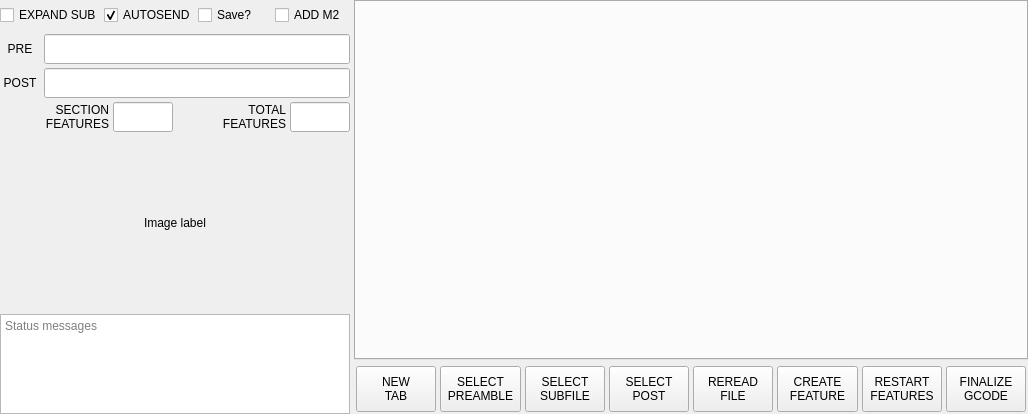
<?xml version="1.0" encoding="UTF-8"?>
<ui version="4.0">
 <class>Form</class>
 <widget class="QWidget" name="Form">
  <property name="geometry">
   <rect>
    <x>0</x>
    <y>0</y>
    <width>1028</width>
    <height>414</height>
   </rect>
  </property>
  <property name="windowTitle">
   <string>Form</string>
  </property>
  <layout class="QVBoxLayout" name="verticalLayout">
   <property name="spacing">
    <number>0</number>
   </property>
   <property name="leftMargin">
    <number>0</number>
   </property>
   <property name="topMargin">
    <number>0</number>
   </property>
   <property name="rightMargin">
    <number>0</number>
   </property>
   <property name="bottomMargin">
    <number>0</number>
   </property>
   <item>
    <layout class="QHBoxLayout" name="horizontalLayout_3" stretch="0,0">
     <property name="spacing">
      <number>4</number>
     </property>
     <property name="leftMargin">
      <number>0</number>
     </property>
     <property name="rightMargin">
      <number>0</number>
     </property>
     <item>
      <widget class="QFrame" name="frame_info">
       <property name="minimumSize">
        <size>
         <width>350</width>
         <height>0</height>
        </size>
       </property>
       <property name="maximumSize">
        <size>
         <width>300</width>
         <height>16777215</height>
        </size>
       </property>
       <layout class="QVBoxLayout" name="layout_left" stretch="0,0,0,0,0,0">
        <property name="spacing">
         <number>4</number>
        </property>
        <property name="leftMargin">
         <number>0</number>
        </property>
        <property name="topMargin">
         <number>0</number>
        </property>
        <property name="rightMargin">
         <number>0</number>
        </property>
        <property name="bottomMargin">
         <number>0</number>
        </property>
        <item>
         <layout class="QHBoxLayout" name="horizontalLayout_2">
          <property name="spacing">
           <number>2</number>
          </property>
          <property name="topMargin">
           <number>0</number>
          </property>
          <item>
           <widget class="QCheckBox" name="chk_expand">
            <property name="sizePolicy">
             <sizepolicy hsizetype="Preferred" vsizetype="Fixed">
              <horstretch>0</horstretch>
              <verstretch>0</verstretch>
             </sizepolicy>
            </property>
            <property name="minimumSize">
             <size>
              <width>0</width>
              <height>30</height>
             </size>
            </property>
            <property name="maximumSize">
             <size>
              <width>16777215</width>
              <height>30</height>
             </size>
            </property>
            <property name="toolTip">
             <string>Expand subroutines when created</string>
            </property>
            <property name="text">
             <string>EXPAND SUB</string>
            </property>
           </widget>
          </item>
          <item>
           <widget class="QCheckBox" name="chk_autosend">
            <property name="sizePolicy">
             <sizepolicy hsizetype="Preferred" vsizetype="Fixed">
              <horstretch>0</horstretch>
              <verstretch>0</verstretch>
             </sizepolicy>
            </property>
            <property name="minimumSize">
             <size>
              <width>0</width>
              <height>30</height>
             </size>
            </property>
            <property name="maximumSize">
             <size>
              <width>16777215</width>
              <height>30</height>
             </size>
            </property>
            <property name="toolTip">
             <string>Send to linuxcnc instead of file</string>
            </property>
            <property name="text">
             <string>AUTOSEND</string>
            </property>
            <property name="checked">
             <bool>true</bool>
            </property>
           </widget>
          </item>
          <item>
           <widget class="QCheckBox" name="chk_save">
            <property name="toolTip">
             <string>Always save when code is finalized</string>
            </property>
            <property name="text">
             <string>Save?</string>
            </property>
            <property name="checked">
             <bool>false</bool>
            </property>
           </widget>
          </item>
          <item>
           <widget class="QCheckBox" name="chk_add_m2">
            <property name="sizePolicy">
             <sizepolicy hsizetype="Preferred" vsizetype="Fixed">
              <horstretch>0</horstretch>
              <verstretch>0</verstretch>
             </sizepolicy>
            </property>
            <property name="minimumSize">
             <size>
              <width>0</width>
              <height>30</height>
             </size>
            </property>
            <property name="maximumSize">
             <size>
              <width>16777215</width>
              <height>30</height>
             </size>
            </property>
            <property name="toolTip">
             <string>Append M2 to end of gcode files</string>
            </property>
            <property name="text">
             <string>ADD M2</string>
            </property>
           </widget>
          </item>
         </layout>
        </item>
        <item>
         <layout class="QHBoxLayout" name="horizontalLayout_4">
          <property name="spacing">
           <number>4</number>
          </property>
          <property name="topMargin">
           <number>0</number>
          </property>
          <item>
           <widget class="QLabel" name="lbl_preamble">
            <property name="minimumSize">
             <size>
              <width>40</width>
              <height>30</height>
             </size>
            </property>
            <property name="maximumSize">
             <size>
              <width>40</width>
              <height>30</height>
             </size>
            </property>
            <property name="text">
             <string>PRE</string>
            </property>
            <property name="alignment">
             <set>Qt::AlignCenter</set>
            </property>
           </widget>
          </item>
          <item>
           <widget class="QLineEdit" name="lineEdit_preamble">
            <property name="minimumSize">
             <size>
              <width>0</width>
              <height>30</height>
             </size>
            </property>
            <property name="maximumSize">
             <size>
              <width>16777215</width>
              <height>30</height>
             </size>
            </property>
            <property name="toolTip">
             <string>Preamble filename</string>
            </property>
            <property name="readOnly">
             <bool>true</bool>
            </property>
           </widget>
          </item>
         </layout>
        </item>
        <item>
         <layout class="QHBoxLayout" name="horizontalLayout_6">
          <property name="spacing">
           <number>4</number>
          </property>
          <property name="topMargin">
           <number>0</number>
          </property>
          <item>
           <widget class="QLabel" name="lbl_post">
            <property name="minimumSize">
             <size>
              <width>40</width>
              <height>30</height>
             </size>
            </property>
            <property name="maximumSize">
             <size>
              <width>40</width>
              <height>30</height>
             </size>
            </property>
            <property name="text">
             <string>POST</string>
            </property>
            <property name="alignment">
             <set>Qt::AlignCenter</set>
            </property>
           </widget>
          </item>
          <item>
           <widget class="QLineEdit" name="lineEdit_postamble">
            <property name="minimumSize">
             <size>
              <width>0</width>
              <height>30</height>
             </size>
            </property>
            <property name="maximumSize">
             <size>
              <width>16777215</width>
              <height>30</height>
             </size>
            </property>
            <property name="toolTip">
             <string>Postamble filename</string>
            </property>
            <property name="readOnly">
             <bool>true</bool>
            </property>
           </widget>
          </item>
         </layout>
        </item>
        <item>
         <layout class="QHBoxLayout" name="horizontalLayout">
          <property name="spacing">
           <number>4</number>
          </property>
          <property name="topMargin">
           <number>0</number>
          </property>
          <item>
           <widget class="QLabel" name="features">
            <property name="minimumSize">
             <size>
              <width>0</width>
              <height>30</height>
             </size>
            </property>
            <property name="maximumSize">
             <size>
              <width>16777215</width>
              <height>30</height>
             </size>
            </property>
            <property name="text">
             <string>SECTION
FEATURES</string>
            </property>
            <property name="alignment">
             <set>Qt::AlignRight|Qt::AlignTrailing|Qt::AlignVCenter</set>
            </property>
           </widget>
          </item>
          <item>
           <widget class="QLineEdit" name="lbl_features">
            <property name="sizePolicy">
             <sizepolicy hsizetype="Preferred" vsizetype="Fixed">
              <horstretch>0</horstretch>
              <verstretch>0</verstretch>
             </sizepolicy>
            </property>
            <property name="minimumSize">
             <size>
              <width>60</width>
              <height>30</height>
             </size>
            </property>
            <property name="maximumSize">
             <size>
              <width>60</width>
              <height>30</height>
             </size>
            </property>
            <property name="maxLength">
             <number>4</number>
            </property>
            <property name="alignment">
             <set>Qt::AlignCenter</set>
            </property>
            <property name="readOnly">
             <bool>true</bool>
            </property>
           </widget>
          </item>
          <item>
           <widget class="QLabel" name="features_total">
            <property name="text">
             <string>TOTAL
FEATURES</string>
            </property>
            <property name="alignment">
             <set>Qt::AlignRight|Qt::AlignTrailing|Qt::AlignVCenter</set>
            </property>
           </widget>
          </item>
          <item>
           <widget class="QLineEdit" name="lbl_features_total">
            <property name="sizePolicy">
             <sizepolicy hsizetype="Preferred" vsizetype="Fixed">
              <horstretch>0</horstretch>
              <verstretch>0</verstretch>
             </sizepolicy>
            </property>
            <property name="minimumSize">
             <size>
              <width>60</width>
              <height>30</height>
             </size>
            </property>
            <property name="maximumSize">
             <size>
              <width>60</width>
              <height>30</height>
             </size>
            </property>
            <property name="maxLength">
             <number>4</number>
            </property>
            <property name="alignment">
             <set>Qt::AlignCenter</set>
            </property>
            <property name="readOnly">
             <bool>true</bool>
            </property>
           </widget>
          </item>
         </layout>
        </item>
        <item>
         <widget class="QLabel" name="lbl_image">
          <property name="sizePolicy">
           <sizepolicy hsizetype="Expanding" vsizetype="Expanding">
            <horstretch>0</horstretch>
            <verstretch>0</verstretch>
           </sizepolicy>
          </property>
          <property name="minimumSize">
           <size>
            <width>0</width>
            <height>0</height>
           </size>
          </property>
          <property name="maximumSize">
           <size>
            <width>16777215</width>
            <height>16777215</height>
           </size>
          </property>
          <property name="text">
           <string>Image label</string>
          </property>
          <property name="scaledContents">
           <bool>true</bool>
          </property>
          <property name="alignment">
           <set>Qt::AlignCenter</set>
          </property>
         </widget>
        </item>
        <item>
         <widget class="QTextEdit" name="textEdit_status">
          <property name="sizePolicy">
           <sizepolicy hsizetype="Expanding" vsizetype="Preferred">
            <horstretch>0</horstretch>
            <verstretch>0</verstretch>
           </sizepolicy>
          </property>
          <property name="minimumSize">
           <size>
            <width>0</width>
            <height>60</height>
           </size>
          </property>
          <property name="maximumSize">
           <size>
            <width>16777215</width>
            <height>100</height>
           </size>
          </property>
          <property name="horizontalScrollBarPolicy">
           <enum>Qt::ScrollBarAlwaysOff</enum>
          </property>
          <property name="readOnly">
           <bool>true</bool>
          </property>
          <property name="placeholderText">
           <string>Status messages</string>
          </property>
         </widget>
        </item>
       </layout>
      </widget>
     </item>
     <item>
      <widget class="QFrame" name="frame_tabs">
       <layout class="QVBoxLayout" name="layout_tab_widget">
        <property name="spacing">
         <number>4</number>
        </property>
        <property name="leftMargin">
         <number>0</number>
        </property>
        <property name="topMargin">
         <number>0</number>
        </property>
        <property name="rightMargin">
         <number>0</number>
        </property>
        <property name="bottomMargin">
         <number>0</number>
        </property>
        <item>
         <widget class="QTabWidget" name="tabWidget">
          <property name="currentIndex">
           <number>-1</number>
          </property>
          <property name="tabsClosable">
           <bool>true</bool>
          </property>
          <property name="movable">
           <bool>true</bool>
          </property>
         </widget>
        </item>
        <item>
         <widget class="QWidget" name="widget_controls" native="true">
          <property name="minimumSize">
           <size>
            <width>0</width>
            <height>50</height>
           </size>
          </property>
          <property name="maximumSize">
           <size>
            <width>16777215</width>
            <height>50</height>
           </size>
          </property>
          <layout class="QHBoxLayout" name="horizontalLayout_5">
           <property name="spacing">
            <number>4</number>
           </property>
           <property name="leftMargin">
            <number>2</number>
           </property>
           <property name="topMargin">
            <number>2</number>
           </property>
           <property name="rightMargin">
            <number>2</number>
           </property>
           <property name="bottomMargin">
            <number>2</number>
           </property>
           <item>
            <widget class="QPushButton" name="btn_add_tab">
             <property name="sizePolicy">
              <sizepolicy hsizetype="Preferred" vsizetype="Preferred">
               <horstretch>0</horstretch>
               <verstretch>0</verstretch>
              </sizepolicy>
             </property>
             <property name="text">
              <string>NEW
TAB</string>
             </property>
            </widget>
           </item>
           <item>
            <widget class="QPushButton" name="btn_select_pre">
             <property name="sizePolicy">
              <sizepolicy hsizetype="Preferred" vsizetype="Preferred">
               <horstretch>0</horstretch>
               <verstretch>0</verstretch>
              </sizepolicy>
             </property>
             <property name="minimumSize">
              <size>
               <width>0</width>
               <height>0</height>
              </size>
             </property>
             <property name="maximumSize">
              <size>
               <width>16777215</width>
               <height>16777215</height>
              </size>
             </property>
             <property name="text">
              <string>SELECT
PREAMBLE</string>
             </property>
            </widget>
           </item>
           <item>
            <widget class="QPushButton" name="btn_select_sub">
             <property name="sizePolicy">
              <sizepolicy hsizetype="Preferred" vsizetype="Preferred">
               <horstretch>0</horstretch>
               <verstretch>0</verstretch>
              </sizepolicy>
             </property>
             <property name="minimumSize">
              <size>
               <width>0</width>
               <height>0</height>
              </size>
             </property>
             <property name="maximumSize">
              <size>
               <width>16777215</width>
               <height>16777215</height>
              </size>
             </property>
             <property name="toolTip">
              <string>Add subroutine file to this section</string>
             </property>
             <property name="text">
              <string>SELECT
SUBFILE</string>
             </property>
            </widget>
           </item>
           <item>
            <widget class="QPushButton" name="btn_select_pst">
             <property name="sizePolicy">
              <sizepolicy hsizetype="Preferred" vsizetype="Preferred">
               <horstretch>0</horstretch>
               <verstretch>0</verstretch>
              </sizepolicy>
             </property>
             <property name="minimumSize">
              <size>
               <width>0</width>
               <height>0</height>
              </size>
             </property>
             <property name="maximumSize">
              <size>
               <width>16777215</width>
               <height>16777215</height>
              </size>
             </property>
             <property name="text">
              <string>SELECT
POST</string>
             </property>
            </widget>
           </item>
           <item>
            <widget class="QPushButton" name="btn_reread">
             <property name="sizePolicy">
              <sizepolicy hsizetype="Preferred" vsizetype="Preferred">
               <horstretch>0</horstretch>
               <verstretch>0</verstretch>
              </sizepolicy>
             </property>
             <property name="toolTip">
              <string>Reread subroutine file</string>
             </property>
             <property name="text">
              <string>REREAD
FILE</string>
             </property>
            </widget>
           </item>
           <item>
            <widget class="QPushButton" name="btn_create">
             <property name="sizePolicy">
              <sizepolicy hsizetype="Preferred" vsizetype="Preferred">
               <horstretch>0</horstretch>
               <verstretch>0</verstretch>
              </sizepolicy>
             </property>
             <property name="minimumSize">
              <size>
               <width>0</width>
               <height>0</height>
              </size>
             </property>
             <property name="maximumSize">
              <size>
               <width>16777215</width>
               <height>16777215</height>
              </size>
             </property>
             <property name="toolTip">
              <string>Create gcode features</string>
             </property>
             <property name="text">
              <string>CREATE
FEATURE</string>
             </property>
            </widget>
           </item>
           <item>
            <widget class="QPushButton" name="btn_restart">
             <property name="sizePolicy">
              <sizepolicy hsizetype="Preferred" vsizetype="Preferred">
               <horstretch>0</horstretch>
               <verstretch>0</verstretch>
              </sizepolicy>
             </property>
             <property name="minimumSize">
              <size>
               <width>0</width>
               <height>0</height>
              </size>
             </property>
             <property name="maximumSize">
              <size>
               <width>16777215</width>
               <height>16777215</height>
              </size>
             </property>
             <property name="toolTip">
              <string>Clear all features for current tab</string>
             </property>
             <property name="text">
              <string>RESTART
FEATURES</string>
             </property>
            </widget>
           </item>
           <item>
            <widget class="QPushButton" name="btn_finalize">
             <property name="sizePolicy">
              <sizepolicy hsizetype="Preferred" vsizetype="Preferred">
               <horstretch>0</horstretch>
               <verstretch>0</verstretch>
              </sizepolicy>
             </property>
             <property name="minimumSize">
              <size>
               <width>0</width>
               <height>0</height>
              </size>
             </property>
             <property name="maximumSize">
              <size>
               <width>16777215</width>
               <height>16777215</height>
              </size>
             </property>
             <property name="toolTip">
              <string>Assemble all features into gcode file</string>
             </property>
             <property name="text">
              <string>FINALIZE
GCODE</string>
             </property>
            </widget>
           </item>
          </layout>
         </widget>
        </item>
       </layout>
      </widget>
     </item>
    </layout>
   </item>
  </layout>
 </widget>
 <resources/>
 <connections/>
</ui>
